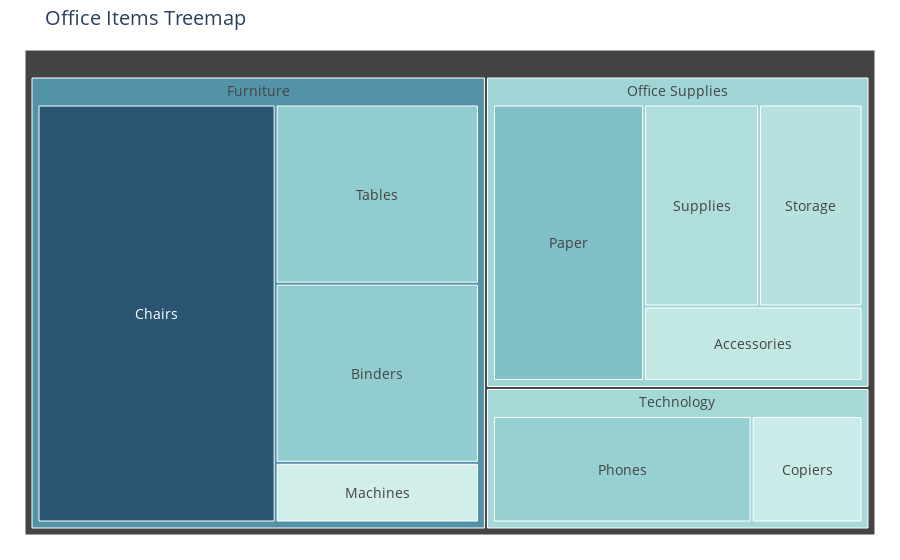

The notebook cell saved with this chart:
### Code cell
import pandas as pd

# 예시 데이터: 카테고리(대분류), 서브카테고리(소분류), 값(면적 기준)
data = {
    'Category': [
        'Furniture','Furniture','Furniture','Furniture',
        'Office Supplies','Office Supplies','Office Supplies','Office Supplies',
        'Technology','Technology'
    ],
    'Sub-Category': [
        'Chairs','Tables','Binders','Machines',
        'Paper','Supplies','Storage','Accessories',
        'Phones','Copiers'
    ],
    'Value': [410, 150, 150, 50, 180, 100, 90, 70, 140, 60]
}

df = pd.DataFrame(data)
df

#-------------------------------------------------------------------------------------
import plotly.express as px

# Treemap 생성
fig = px.treemap(
    df,
    path=['Category', 'Sub-Category'],  # 계층 구조
    values='Value',                     # 면적 기준
    color='Value',                      # 색상 기준(값에 따라 단일 계열로 구분)
    color_continuous_scale=px.colors.sequential.Teal,  # Teal 계열 색상
    range_color=[df['Value'].min(), df['Value'].max()],
    title='Office Items Treemap'
)

# 텍스트, 테두리 등 세부 디자인 조정
fig.update_traces(
    texttemplate='%{label}',            # 사각형 중앙에 레이블만 표시
    textposition='middle center',
    marker_line_width=1,               # 사각형 테두리 두께
    marker_line_color='white'          # 테두리 색상 (흰색)
)

# 전체 레이아웃(배경, 글자 크기, 여백 등)
fig.update_layout(
    margin=dict(t=50, l=25, r=25, b=25),  # 상하좌우 여백
    paper_bgcolor='white',               # 배경색 흰색
    font=dict(size=14),                  # 전체 폰트 크기
    coloraxis_showscale=False            # 오른쪽 색상 바(legend) 숨김
)

fig.show()

### Figure 1 — Plotly figure (JSON) as saved in the notebook; plotly's stock layout.template omitted (floating-point values rounded to 4 significant figures)
{"data": [{"branchvalues": "total", "customdata": [[410.0], [150.0], [150.0], [50.0], [180.0], [100.0], [90.0], [70.0], [140.0], [60.0], [283.7], [125.9], [116.0]], "domain": {"x": [0, 1], "y": [0, 1]}, "hovertemplate": "labels=%{label}<br>Value_sum=%{value}<br>parent=%{parent}<br>id=%{id}<br>Value=%{color}<extra></extra>", "ids": ["Furniture/Chairs", "Furniture/Tables", "Furniture/Binders", "Furniture/Machines", "Office Supplies/Paper", "Office Supplies/Supplies", "Office Supplies/Storage", "Office Supplies/Accessories", "Technology/Phones", "Technology/Copiers", "Furniture", "Office Supplies", "Technology"], "labels": ["Chairs", "Tables", "Binders", "Machines", "Paper", "Supplies", "Storage", "Accessories", "Phones", "Copiers", "Furniture", "Office Supplies", "Technology"], "marker": {"coloraxis": "coloraxis", "colors": [410.0, 150.0, 150.0, 50.0, 180.0, 100.0, 90.0, 70.0, 140.0, 60.0, 283.7, 125.9, 116.0], "line": {"color": "white", "width": 1}}, "name": "", "parents": ["Furniture", "Furniture", "Furniture", "Furniture", "Office Supplies", "Office Supplies", "Office Supplies", "Office Supplies", "Technology", "Technology", "", "", ""], "textposition": "middle center", "texttemplate": "%{label}", "type": "treemap", "values": [410.0, 150.0, 150.0, 50.0, 180.0, 100.0, 90.0, 70.0, 140.0, 60.0, 760.0, 440.0, 200.0]}], "layout": {"coloraxis": {"cmax": 410, "cmin": 50, "colorbar": {"title": {"text": "Value"}}, "colorscale": [[0, "rgb(209, 238, 234)"], [0.1667, "rgb(168, 219, 217)"], [0.3333, "rgb(133, 196, 201)"], [0.5, "rgb(104, 171, 184)"], [0.6667, "rgb(79, 144, 166)"], [0.8333, "rgb(59, 115, 143)"], [1, "rgb(42, 86, 116)"]], "showscale": false}, "font": {"size": 14}, "legend": {"tracegroupgap": 0}, "margin": {"b": 25, "l": 25, "r": 25, "t": 50}, "paper_bgcolor": "white", "title": {"text": "Office Items Treemap"}}}
